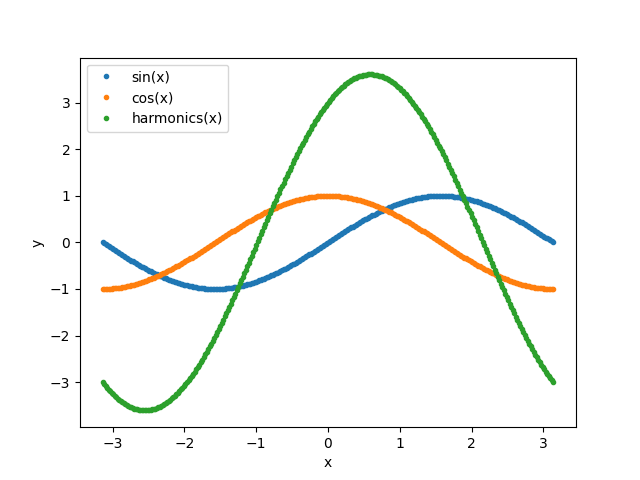

Source code (Python):
import matplotlib.pyplot as plt
import numpy as np


def sincos(x):
    return np.cos(x), np.sin(x)


def combo(x, a, b):
    return a * np.sin(x) + b * np.cos(x)


xdata = np.linspace(-np.pi, np.pi, 300)
print(xdata)

cos, sin = sincos(xdata)
comb_har = combo(xdata, 2, 3)

plt.plot(xdata, sin, ".", label="sin");
plt.plot(xdata, cos, ".", label="cos");
plt.plot(xdata, comb_har, ".", label="Data");
plt.xlabel("x")
plt.ylabel("y")
plt.legend(( 'sin(x)', 'cos(x)','harmonics(x)'))
plt.savefig('harmonics.png')
plt.show()
